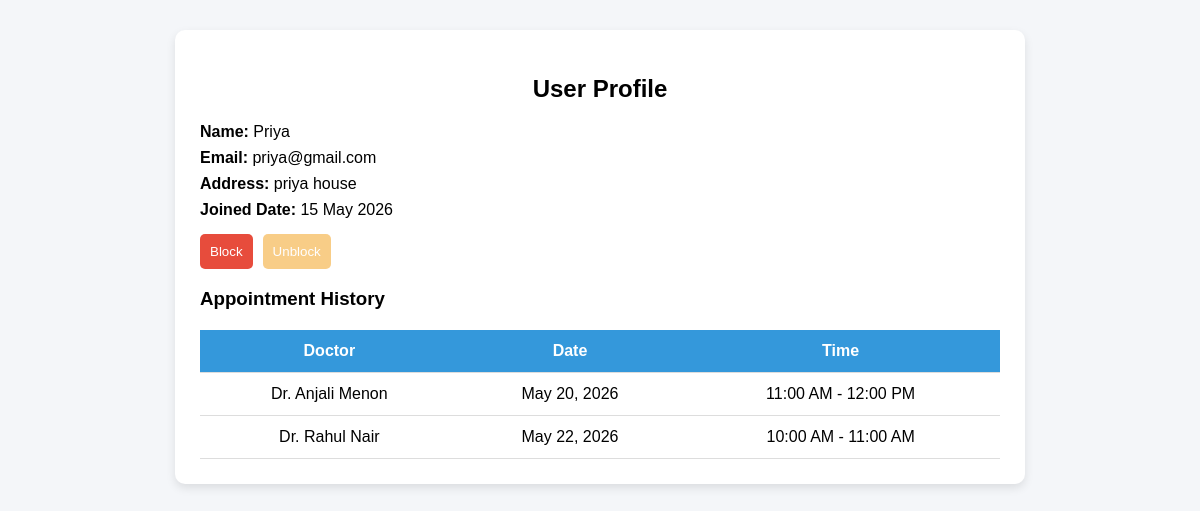
Page /user-details/2/ on the committed database.
### bookingwebsite/models.py (models this page shows, shortened)
class User(AbstractBaseUser, PermissionsMixin):
    email = models.EmailField(unique=True)
    name = models.CharField(max_length=255)
    dob = models.DateField(null=True, blank=True)
    gender = models.CharField(max_length=10, null=True, blank=True)
    address = models.TextField(null=True, blank=True)
    contactno = models.CharField(max_length=15, null=True, blank=True)
    is_active = models.BooleanField(default=True)
    is_staff = models.BooleanField(default=False)
    is_admin = models.BooleanField(default=False)
    date_joined = models.DateTimeField(default=timezone.now)
    objects = UserManager()
    USERNAME_FIELD = 'email'
    REQUIRED_FIELDS = []

class Appointment(models.Model):
    STATUS_CHOICES = [
        ('confirmed', 'Confirmed'),
        ('cancelled', 'Cancelled'),
        ('completed', 'Completed'),
    ]
    TIME_SLOTS = [
        ('9:00 AM - 10:00 AM', '9:00 AM - 10:00 AM'),
        ('10:00 AM - 11:00 AM', '10:00 AM - 11:00 AM'),
        ('11:00 AM - 12:00 PM', '11:00 AM - 12:00 PM'),
        ('1:00 PM - 2:00 PM', '1:00 PM - 2:00 PM'),
        ('2:00 PM - 3:00 PM', '2:00 PM - 3:00 PM'),
        ('3:00 PM - 4:00 PM', '3:00 PM - 4:00 PM'),
    ]
    time_slot = models.CharField(max_length=50, choices=TIME_SLOTS)
    patient = models.ForeignKey(User, on_delete=models.CASCADE)
    doctors = models.ForeignKey(Doctors, on_delete=models.CASCADE)
    appointment_date = models.DateField()
    status = models.CharField(
        max_length=20,
        choices=STATUS_CHOICES,
        default='confirmed'
    )
    class Meta:
        unique_together = ('patient', 'doctors', 'appointment_date')

class Doctors(models.Model):
    name = models.CharField(max_length=100)
    gender = models.CharField(max_length=10, null=True, blank=True)
    phone = models.CharField(max_length=15, null=True, blank=True)
    email = models.EmailField(null=True, blank=True)
    field = models.CharField(max_length=50)
    experience = models.CharField(max_length=30)
    qualification = models.CharField(max_length=50)
    image = models.ImageField(upload_to='doctors/', null=True, blank=True)
    available_days = models.CharField(max_length=255, null=True, blank=True)
    available_time_slots = models.JSONField(default=list, blank=True)
    view_count = models.IntegerField(default=0)

### bookingwebsite/views.py (the view)
# urls.py: path('user-details/<int:id>/', views.user_details, name='user_details'),
def user_details(request, id):
    user = User.objects.get(id=id)
    appointments = Appointment.objects.filter(patient=user)
    return render(request, 'user_details.html', {
        'user': user,
        'appointments': appointments
    })

### bookingwebsite/templates/user_details.html (shortened to what this page needs)
<!DOCTYPE html>
<html lang="en">
<head>
</head>
<body>
<div class="container">
<h2>User Profile</h2>
<div class="profile">
    <p><strong>Name:</strong> {{ user.name }}</p>
    <p><strong>Email:</strong> {{ user.email }}</p>
    <p><strong>Address:</strong> {{ user.address }}</p>
    <p>
        <strong>Joined Date:</strong>
        {% if user.date_joined %}
            {{ user.date_joined|date:"d M Y" }}
        {% else %}
            Not available
        {% endif %}
    </p>
</div>
<div class="actions">
<button class="btn delete-btn"
    onclick="openModal('block', {{ user.id }})"
    {% if not user.is_active %}disabled{% endif %}>
    Block
</button>
<button class="btn block-btn"
    onclick="openModal('unblock', {{ user.id }})"
    {% if user.is_active %}disabled{% endif %}>
    Unblock
</button>
</div>
<h3>Appointment History</h3>
<table>
<tr>
    <th>Doctor</th>
    <th>Date</th>
    <th>Time</th>
</tr>
{% for appt in appointments %}
<tr>
    <td>{{ appt.doctors.name }}</td>
    <td>{{ appt.appointment_date }}</td>
    <td>{{ appt.time_slot }}</td>
</tr>
{% empty %}
<tr>
    <td colspan="3">No appointments</td>
</tr>
{% endfor %}
</table>
</div>
</body>
</html>

### bookingwebsite/templates/user_details.html (style rules this page uses)
body { font-family: Arial; margin: 0; background: #f4f6f9; }
.container { max-width: 800px; margin: 30px auto; background: white; padding: 25px; border-radius: 10px; box-shadow: 0 4px 10px rgba(0,0,0,0.1); }
h2 { text-align: center; }
.profile p { font-size: 16px; margin: 8px 0; }
.actions { display: flex; gap: 10px; margin-top: 15px; }
.btn { padding: 10px; border: none; border-radius: 5px; color: white; cursor: pointer; }
.btn:disabled { opacity: 0.5; cursor: not-allowed; }
.delete-btn { background: #e74c3c; }
.block-btn { background: #f39c12; }
table { width: 100%; border-collapse: collapse; margin-top: 20px; }
th, td { padding: 12px; border-bottom: 1px solid #ddd; text-align: center; }
th { background: #3498db; color: white; }

### rows in the picture
User: name "Priya", email "priya@gmail.com", address "priya house", date_joined "15 May 2026"
Appointment: doctors.name "Dr. Anjali Menon", appointment_date "May 20, 2026", time_slot "11:00 AM - 12:00 PM"
Appointment: doctors.name "Dr. Rahul Nair", appointment_date "May 22, 2026", time_slot "10:00 AM - 11:00 AM"
